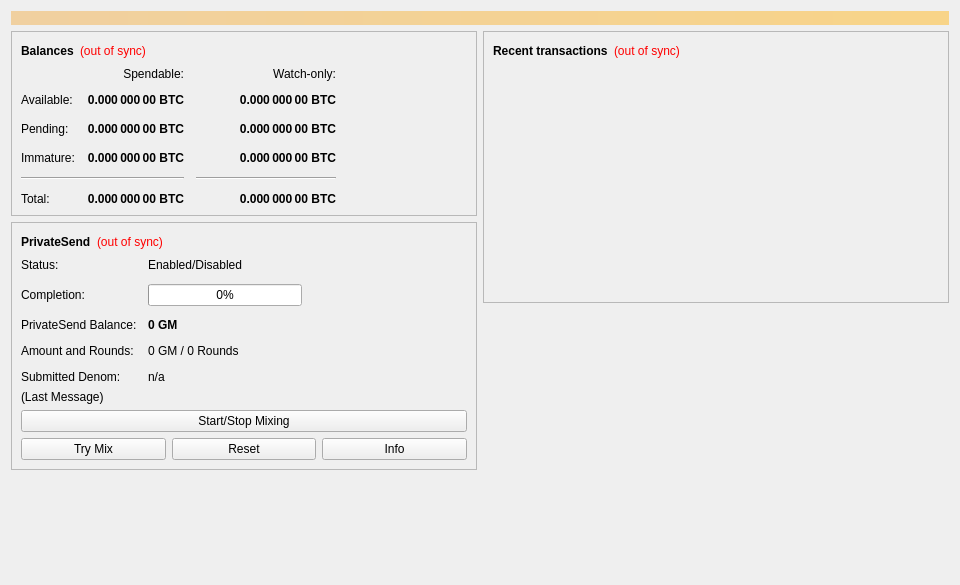
<?xml version="1.0" encoding="UTF-8"?>
<ui version="4.0">
 <class>OverviewPage</class>
 <widget class="QWidget" name="OverviewPage">
  <property name="geometry">
   <rect>
    <x>0</x>
    <y>0</y>
    <width>960</width>
    <height>585</height>
   </rect>
  </property>
  <property name="minimumSize">
   <size>
    <width>960</width>
    <height>0</height>
   </size>
  </property>
  <property name="windowTitle">
   <string>Form</string>
  </property>
  <layout class="QVBoxLayout" name="topLayout">
   <item>
    <widget class="QLabel" name="labelAlerts">
     <property name="visible">
      <bool>false</bool>
     </property>
     <property name="styleSheet">
      <string notr="true">QLabel { background-color: qlineargradient(x1: 0, y1: 0, x2: 1, y2: 0, stop:0 #F0D0A0, stop:1 #F8D488); color:#000000; }</string>
     </property>
     <property name="wordWrap">
      <bool>true</bool>
     </property>
     <property name="margin">
      <number>3</number>
     </property>
     <property name="textInteractionFlags">
      <set>Qt::TextSelectableByMouse</set>
     </property>
    </widget>
   </item>
   <item>
    <layout class="QHBoxLayout" name="horizontalLayout" stretch="1,1">
     <item>
      <layout class="QVBoxLayout" name="verticalLayout_2">
       <item>
        <widget class="QFrame" name="frame">
         <property name="frameShape">
          <enum>QFrame::StyledPanel</enum>
         </property>
         <property name="frameShadow">
          <enum>QFrame::Raised</enum>
         </property>
         <layout class="QVBoxLayout" name="verticalLayout_4">
          <item>
           <layout class="QHBoxLayout" name="horizontalLayout_4">
            <item>
             <widget class="QLabel" name="label_5">
              <property name="font">
               <font>
                <weight>75</weight>
                <bold>true</bold>
               </font>
              </property>
              <property name="text">
               <string>Balances</string>
              </property>
             </widget>
            </item>
            <item>
             <widget class="QLabel" name="labelWalletStatus">
              <property name="toolTip">
               <string>The displayed information may be out of date. Your wallet automatically synchronizes with the Goodmorningnetwork network after a connection is established, but this process has not completed yet.</string>
              </property>
              <property name="styleSheet">
               <string notr="true">QLabel { color: red; }</string>
              </property>
              <property name="text">
               <string notr="true">(out of sync)</string>
              </property>
              <property name="alignment">
               <set>Qt::AlignLeading|Qt::AlignLeft|Qt::AlignVCenter</set>
              </property>
             </widget>
            </item>
            <item>
             <spacer name="horizontalSpacer_3">
              <property name="orientation">
               <enum>Qt::Horizontal</enum>
              </property>
              <property name="sizeHint" stdset="0">
               <size>
                <width>40</width>
                <height>20</height>
               </size>
              </property>
             </spacer>
            </item>
           </layout>
          </item>
          <item>
           <layout class="QGridLayout" name="gridLayout">
            <property name="spacing">
             <number>12</number>
            </property>
            <item row="2" column="2">
             <widget class="QLabel" name="labelWatchPending">
              <property name="font">
               <font>
                <weight>75</weight>
                <bold>true</bold>
               </font>
              </property>
              <property name="cursor">
               <cursorShape>IBeamCursor</cursorShape>
              </property>
              <property name="toolTip">
               <string>Unconfirmed transactions to watch-only addresses</string>
              </property>
              <property name="text">
               <string notr="true">0.000 000 00 BTC</string>
              </property>
              <property name="alignment">
               <set>Qt::AlignRight|Qt::AlignTrailing|Qt::AlignVCenter</set>
              </property>
              <property name="textInteractionFlags">
               <set>Qt::LinksAccessibleByMouse|Qt::TextSelectableByKeyboard|Qt::TextSelectableByMouse</set>
              </property>
             </widget>
            </item>
            <item row="2" column="1">
             <widget class="QLabel" name="labelUnconfirmed">
              <property name="font">
               <font>
                <weight>75</weight>
                <bold>true</bold>
               </font>
              </property>
              <property name="cursor">
               <cursorShape>IBeamCursor</cursorShape>
              </property>
              <property name="toolTip">
               <string>Total of transactions that have yet to be confirmed, and do not yet count toward the spendable balance</string>
              </property>
              <property name="text">
               <string notr="true">0.000 000 00 BTC</string>
              </property>
              <property name="alignment">
               <set>Qt::AlignRight|Qt::AlignTrailing|Qt::AlignVCenter</set>
              </property>
              <property name="textInteractionFlags">
               <set>Qt::LinksAccessibleByMouse|Qt::TextSelectableByKeyboard|Qt::TextSelectableByMouse</set>
              </property>
             </widget>
            </item>
            <item row="3" column="2">
             <widget class="QLabel" name="labelWatchImmature">
              <property name="font">
               <font>
                <weight>75</weight>
                <bold>true</bold>
               </font>
              </property>
              <property name="cursor">
               <cursorShape>IBeamCursor</cursorShape>
              </property>
              <property name="toolTip">
               <string>Mined balance in watch-only addresses that has not yet matured</string>
              </property>
              <property name="text">
               <string notr="true">0.000 000 00 BTC</string>
              </property>
              <property name="alignment">
               <set>Qt::AlignRight|Qt::AlignTrailing|Qt::AlignVCenter</set>
              </property>
              <property name="textInteractionFlags">
               <set>Qt::LinksAccessibleByMouse|Qt::TextSelectableByKeyboard|Qt::TextSelectableByMouse</set>
              </property>
             </widget>
            </item>
            <item row="4" column="0" colspan="2">
             <widget class="Line" name="lineSpendableBalance">
              <property name="orientation">
               <enum>Qt::Horizontal</enum>
              </property>
             </widget>
            </item>
            <item row="4" column="2">
             <widget class="Line" name="lineWatchBalance">
              <property name="sizePolicy">
               <sizepolicy hsizetype="Preferred" vsizetype="Fixed">
                <horstretch>0</horstretch>
                <verstretch>0</verstretch>
               </sizepolicy>
              </property>
              <property name="minimumSize">
               <size>
                <width>140</width>
                <height>0</height>
               </size>
              </property>
              <property name="orientation">
               <enum>Qt::Horizontal</enum>
              </property>
             </widget>
            </item>
            <item row="5" column="0">
             <widget class="QLabel" name="labelTotalText">
              <property name="text">
               <string>Total:</string>
              </property>
             </widget>
            </item>
            <item row="3" column="1">
             <widget class="QLabel" name="labelImmature">
              <property name="font">
               <font>
                <weight>75</weight>
                <bold>true</bold>
               </font>
              </property>
              <property name="cursor">
               <cursorShape>IBeamCursor</cursorShape>
              </property>
              <property name="toolTip">
               <string>Mined balance that has not yet matured</string>
              </property>
              <property name="text">
               <string notr="true">0.000 000 00 BTC</string>
              </property>
              <property name="alignment">
               <set>Qt::AlignRight|Qt::AlignTrailing|Qt::AlignVCenter</set>
              </property>
              <property name="textInteractionFlags">
               <set>Qt::LinksAccessibleByMouse|Qt::TextSelectableByKeyboard|Qt::TextSelectableByMouse</set>
              </property>
             </widget>
            </item>
            <item row="2" column="3">
             <spacer name="horizontalSpacer_2">
              <property name="orientation">
               <enum>Qt::Horizontal</enum>
              </property>
              <property name="sizeHint" stdset="0">
               <size>
                <width>40</width>
                <height>20</height>
               </size>
              </property>
             </spacer>
            </item>
            <item row="3" column="0">
             <widget class="QLabel" name="labelImmatureText">
              <property name="text">
               <string>Immature:</string>
              </property>
             </widget>
            </item>
            <item row="5" column="1">
             <widget class="QLabel" name="labelTotal">
              <property name="font">
               <font>
                <weight>75</weight>
                <bold>true</bold>
               </font>
              </property>
              <property name="cursor">
               <cursorShape>IBeamCursor</cursorShape>
              </property>
              <property name="toolTip">
               <string>Your current total balance</string>
              </property>
              <property name="text">
               <string notr="true">0.000 000 00 BTC</string>
              </property>
              <property name="alignment">
               <set>Qt::AlignRight|Qt::AlignTrailing|Qt::AlignVCenter</set>
              </property>
              <property name="textInteractionFlags">
               <set>Qt::LinksAccessibleByMouse|Qt::TextSelectableByKeyboard|Qt::TextSelectableByMouse</set>
              </property>
             </widget>
            </item>
            <item row="5" column="2">
             <widget class="QLabel" name="labelWatchTotal">
              <property name="font">
               <font>
                <weight>75</weight>
                <bold>true</bold>
               </font>
              </property>
              <property name="cursor">
               <cursorShape>IBeamCursor</cursorShape>
              </property>
              <property name="toolTip">
               <string>Current total balance in watch-only addresses</string>
              </property>
              <property name="text">
               <string notr="true">0.000 000 00 BTC</string>
              </property>
              <property name="alignment">
               <set>Qt::AlignRight|Qt::AlignTrailing|Qt::AlignVCenter</set>
              </property>
              <property name="textInteractionFlags">
               <set>Qt::LinksAccessibleByMouse|Qt::TextSelectableByKeyboard|Qt::TextSelectableByMouse</set>
              </property>
             </widget>
            </item>
            <item row="0" column="2">
             <widget class="QLabel" name="labelWatchonly">
              <property name="text">
               <string>Watch-only:</string>
              </property>
              <property name="alignment">
               <set>Qt::AlignRight|Qt::AlignTrailing|Qt::AlignVCenter</set>
              </property>
             </widget>
            </item>
            <item row="1" column="0">
             <widget class="QLabel" name="labelBalanceText">
              <property name="text">
               <string>Available:</string>
              </property>
             </widget>
            </item>
            <item row="1" column="1">
             <widget class="QLabel" name="labelBalance">
              <property name="font">
               <font>
                <weight>75</weight>
                <bold>true</bold>
               </font>
              </property>
              <property name="cursor">
               <cursorShape>IBeamCursor</cursorShape>
              </property>
              <property name="toolTip">
               <string>Your current spendable balance</string>
              </property>
              <property name="text">
               <string notr="true">0.000 000 00 BTC</string>
              </property>
              <property name="alignment">
               <set>Qt::AlignRight|Qt::AlignTrailing|Qt::AlignVCenter</set>
              </property>
              <property name="textInteractionFlags">
               <set>Qt::LinksAccessibleByMouse|Qt::TextSelectableByKeyboard|Qt::TextSelectableByMouse</set>
              </property>
             </widget>
            </item>
            <item row="1" column="2">
             <widget class="QLabel" name="labelWatchAvailable">
              <property name="font">
               <font>
                <weight>75</weight>
                <bold>true</bold>
               </font>
              </property>
              <property name="cursor">
               <cursorShape>IBeamCursor</cursorShape>
              </property>
              <property name="toolTip">
               <string>Your current balance in watch-only addresses</string>
              </property>
              <property name="text">
               <string notr="true">0.000 000 00 BTC</string>
              </property>
              <property name="alignment">
               <set>Qt::AlignRight|Qt::AlignTrailing|Qt::AlignVCenter</set>
              </property>
              <property name="textInteractionFlags">
               <set>Qt::LinksAccessibleByMouse|Qt::TextSelectableByKeyboard|Qt::TextSelectableByMouse</set>
              </property>
             </widget>
            </item>
            <item row="2" column="0">
             <widget class="QLabel" name="labelPendingText">
              <property name="text">
               <string>Pending:</string>
              </property>
             </widget>
            </item>
            <item row="0" column="1">
             <widget class="QLabel" name="labelSpendable">
              <property name="text">
               <string>Spendable:</string>
              </property>
              <property name="alignment">
               <set>Qt::AlignRight|Qt::AlignTrailing|Qt::AlignVCenter</set>
              </property>
             </widget>
            </item>
           </layout>
          </item>
         </layout>
        </widget>
       </item>
       <item>
        <widget class="QFrame" name="framePrivateSend">
         <property name="layoutDirection">
          <enum>Qt::LeftToRight</enum>
         </property>
         <property name="frameShape">
          <enum>QFrame::StyledPanel</enum>
         </property>
         <property name="frameShadow">
          <enum>QFrame::Raised</enum>
         </property>
         <layout class="QVBoxLayout" name="VerticalLayout_PS1">
          <item>
           <layout class="QHBoxLayout" name="horizontalLayout_5">
            <item>
             <widget class="QLabel" name="labelPrivateSendHeader">
              <property name="font">
               <font>
                <weight>75</weight>
                <bold>true</bold>
               </font>
              </property>
              <property name="text">
               <string>PrivateSend</string>
              </property>
             </widget>
            </item>
            <item>
             <widget class="QLabel" name="labelPrivateSendSyncStatus">
              <property name="toolTip">
               <string>The displayed information may be out of date. Your wallet automatically synchronizes with the Goodmorningnetwork network after a connection is established, but this process has not completed yet.</string>
              </property>
              <property name="styleSheet">
               <string notr="true">QLabel { color: red; }</string>
              </property>
              <property name="text">
               <string notr="true">(out of sync)</string>
              </property>
              <property name="alignment">
               <set>Qt::AlignLeading|Qt::AlignLeft|Qt::AlignVCenter</set>
              </property>
             </widget>
            </item>
            <item>
             <spacer name="horizontalSpacer_4">
              <property name="orientation">
               <enum>Qt::Horizontal</enum>
              </property>
              <property name="sizeHint" stdset="0">
               <size>
                <width>40</width>
                <height>20</height>
               </size>
              </property>
             </spacer>
            </item>
           </layout>
          </item>
          <item>
           <layout class="QFormLayout" name="privateSendFormLayout">
            <property name="fieldGrowthPolicy">
             <enum>QFormLayout::AllNonFixedFieldsGrow</enum>
            </property>
            <property name="horizontalSpacing">
             <number>11</number>
            </property>
            <property name="verticalSpacing">
             <number>12</number>
            </property>
            <item row="0" column="0">
             <widget class="QLabel" name="labelPrivateSendEnabledText">
              <property name="text">
               <string>Status:</string>
              </property>
             </widget>
            </item>
            <item row="0" column="1">
             <widget class="QLabel" name="labelPrivateSendEnabled">
              <property name="text">
               <string>Enabled/Disabled</string>
              </property>
             </widget>
            </item>
            <item row="1" column="0">
             <widget class="QLabel" name="labelCompletitionText">
              <property name="text">
               <string>Completion:</string>
              </property>
             </widget>
            </item>
            <item row="1" column="1">
             <widget class="QProgressBar" name="privateSendProgress">
              <property name="maximumSize">
               <size>
                <width>154</width>
                <height>16777215</height>
               </size>
              </property>
              <property name="value">
               <number>0</number>
              </property>
             </widget>
            </item>
            <item row="2" column="0">
             <widget class="QLabel" name="labelAnonymizedText">
              <property name="text">
               <string>PrivateSend Balance:</string>
              </property>
             </widget>
            </item>
            <item row="2" column="1">
             <widget class="QLabel" name="labelAnonymized">
              <property name="font">
               <font>
                <weight>75</weight>
                <bold>true</bold>
               </font>
              </property>
              <property name="text">
               <string notr="true">0 GM</string>
              </property>
             </widget>
            </item>
            <item row="3" column="0">
             <widget class="QLabel" name="labelAmountAndRoundsText">
              <property name="text">
               <string>Amount and Rounds:</string>
              </property>
             </widget>
            </item>
            <item row="3" column="1">
             <widget class="QLabel" name="labelAmountRounds">
              <property name="text">
               <string>0 GM / 0 Rounds</string>
              </property>
             </widget>
            </item>
            <item row="4" column="0">
             <widget class="QLabel" name="labelSubmittedDenomText">
              <property name="text">
               <string>Submitted Denom:</string>
              </property>
             </widget>
            </item>
            <item row="4" column="1">
             <widget class="QLabel" name="labelSubmittedDenom">
              <property name="toolTip">
               <string>The denominations you submitted to the Masternode.&lt;br&gt;To mix, other users must submit the exact same denominations.</string>
              </property>
              <property name="text">
               <string>n/a</string>
              </property>
             </widget>
            </item>
           </layout>
          </item>
          <item>
           <layout class="QVBoxLayout" name="VerticalLayout_PS">
            <item>
             <widget class="QLabel" name="labelPrivateSendLastMessage">
              <property name="text">
               <string>(Last Message)</string>
              </property>
              <property name="alignment">
               <set>Qt::AlignLeading|Qt::AlignLeft|Qt::AlignTop</set>
              </property>
              <property name="wordWrap">
               <bool>true</bool>
              </property>
             </widget>
            </item>
            <item>
             <widget class="QPushButton" name="togglePrivateSend">
              <property name="sizePolicy">
               <sizepolicy hsizetype="MinimumExpanding" vsizetype="Fixed">
                <horstretch>0</horstretch>
                <verstretch>0</verstretch>
               </sizepolicy>
              </property>
              <property name="text">
               <string>Start/Stop Mixing</string>
              </property>
             </widget>
            </item>
            <item>
             <layout class="QHBoxLayout" name="horizontalLayout_debugbuttons">
              <item>
               <widget class="QPushButton" name="privateSendAuto">
                <property name="sizePolicy">
                 <sizepolicy hsizetype="MinimumExpanding" vsizetype="Fixed">
                  <horstretch>0</horstretch>
                  <verstretch>0</verstretch>
                 </sizepolicy>
                </property>
                <property name="toolTip">
                 <string>Try to manually submit a PrivateSend request.</string>
                </property>
                <property name="text">
                 <string>Try Mix</string>
                </property>
               </widget>
              </item>
              <item>
               <widget class="QPushButton" name="privateSendReset">
                <property name="sizePolicy">
                 <sizepolicy hsizetype="MinimumExpanding" vsizetype="Fixed">
                  <horstretch>0</horstretch>
                  <verstretch>0</verstretch>
                 </sizepolicy>
                </property>
                <property name="toolTip">
                 <string>Reset the current status of PrivateSend (can interrupt PrivateSend if it's in the process of Mixing, which can cost you money!)</string>
                </property>
                <property name="autoFillBackground">
                 <bool>false</bool>
                </property>
                <property name="text">
                 <string>Reset</string>
                </property>
               </widget>
              </item>
              <item>
               <widget class="QPushButton" name="privateSendInfo">
                <property name="sizePolicy">
                 <sizepolicy hsizetype="MinimumExpanding" vsizetype="Fixed">
                  <horstretch>0</horstretch>
                  <verstretch>0</verstretch>
                 </sizepolicy>
                </property>
                <property name="toolTip">
                 <string>Information about PrivateSend and Mixing</string>
                </property>
                <property name="text">
                 <string>Info</string>
                </property>
               </widget>
              </item>
             </layout>
            </item>
           </layout>
          </item>
         </layout>
        </widget>
       </item>
       <item>
        <spacer name="verticalSpacer">
         <property name="orientation">
          <enum>Qt::Vertical</enum>
         </property>
         <property name="sizeHint" stdset="0">
          <size>
           <width>20</width>
           <height>40</height>
          </size>
         </property>
        </spacer>
       </item>
      </layout>
     </item>
     <item>
      <layout class="QVBoxLayout" name="verticalLayout_3">
       <item>
        <widget class="QFrame" name="frame_2">
         <property name="frameShape">
          <enum>QFrame::StyledPanel</enum>
         </property>
         <property name="frameShadow">
          <enum>QFrame::Raised</enum>
         </property>
         <layout class="QVBoxLayout" name="verticalLayout">
          <item>
           <layout class="QHBoxLayout" name="horizontalLayout_2">
            <item>
             <widget class="QLabel" name="label_4">
              <property name="font">
               <font>
                <weight>75</weight>
                <bold>true</bold>
               </font>
              </property>
              <property name="text">
               <string>Recent transactions</string>
              </property>
             </widget>
            </item>
            <item>
             <widget class="QLabel" name="labelTransactionsStatus">
              <property name="toolTip">
               <string>The displayed information may be out of date. Your wallet automatically synchronizes with the Goodmorningnetwork network after a connection is established, but this process has not completed yet.</string>
              </property>
              <property name="styleSheet">
               <string notr="true">QLabel { color: red; }</string>
              </property>
              <property name="text">
               <string notr="true">(out of sync)</string>
              </property>
              <property name="alignment">
               <set>Qt::AlignLeading|Qt::AlignLeft|Qt::AlignVCenter</set>
              </property>
             </widget>
            </item>
            <item>
             <spacer name="horizontalSpacer">
              <property name="orientation">
               <enum>Qt::Horizontal</enum>
              </property>
              <property name="sizeHint" stdset="0">
               <size>
                <width>40</width>
                <height>20</height>
               </size>
              </property>
             </spacer>
            </item>
           </layout>
          </item>
          <item>
           <widget class="QListView" name="listTransactions">
            <property name="styleSheet">
             <string notr="true">QListView { background: transparent; }</string>
            </property>
            <property name="frameShape">
             <enum>QFrame::NoFrame</enum>
            </property>
            <property name="verticalScrollBarPolicy">
             <enum>Qt::ScrollBarAlwaysOff</enum>
            </property>
            <property name="horizontalScrollBarPolicy">
             <enum>Qt::ScrollBarAlwaysOff</enum>
            </property>
            <property name="selectionMode">
             <enum>QAbstractItemView::NoSelection</enum>
            </property>
           </widget>
          </item>
         </layout>
        </widget>
       </item>
       <item>
        <spacer name="verticalSpacer_2">
         <property name="orientation">
          <enum>Qt::Vertical</enum>
         </property>
         <property name="sizeHint" stdset="0">
          <size>
           <width>20</width>
           <height>40</height>
          </size>
         </property>
        </spacer>
       </item>
      </layout>
     </item>
    </layout>
   </item>
  </layout>
 </widget>
 <resources/>
 <connections/>
</ui>
